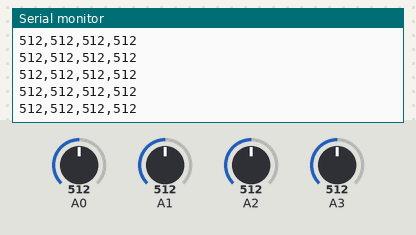
The sketch below on a simulated Arduino Uno, built with avr-gcc and run on an emulated ATmega328P. Shown: the last lines printed to the serial monitor. The test bench sets the inputs (shaded band); at power-on: A3 = 512, A0 = 512, A1 = 512, A2 = 512.

Above: at 2.7 s.
2.8 s: A3 set to 104
At 3.3 s:
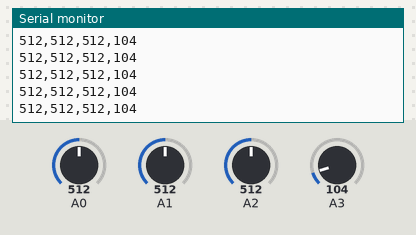
5.8 s: A3 set to 90
At 6.7 s:
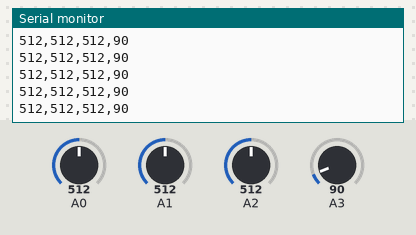
Timing chart, 0 to 8.8 s (numbered marks = the images above; inputs shaded):
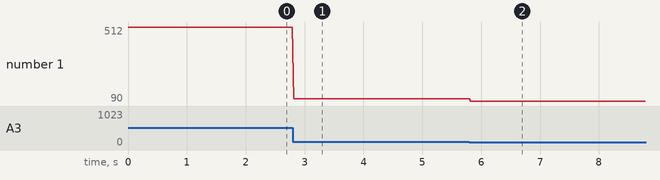

Measured:
- after the input at 2.8 s, the serial monitor: prints a new line at once (image 1)
- after the input at 5.8 s, the serial monitor: prints a new line at once (image 2)
- plotted number 1: 512 → 104 after the input at 2.8 s, 104 → 90 after the input at 5.8 s

The sketch:

IR_sensors.ino
```cpp
// Reads 4 IR sensors and send out data through Serial

// #include <Wire.h>

// IR value holders
int ir_1_val = 0;
int ir_2_val = 0;
int ir_3_val = 0;
int ir_4_val = 0;

// The setup routine runs once when you press reset:
void setup() {
  // Set up analog pins for input
  pinMode(A0, INPUT);
  pinMode(A2, INPUT);
  pinMode(A3, INPUT);
  pinMode(A4, INPUT);

  // Wire.begin(8);                // join i2c bus with address #8
  // Wire.onReceive(requestEvent); // register event

  // Initialize serial communication at 9600 bits per second:
  Serial.begin(9600);
}

void loop() {

  // Read the input on all analog pins
  ir_1_val = analogRead(A0);
  ir_2_val = analogRead(A1);
  ir_3_val = analogRead(A2);
  ir_4_val = analogRead(A3);

  Serial.print(ir_1_val);
  Serial.print(",");
  Serial.print(ir_2_val);
  Serial.print(",");
  Serial.print(ir_3_val);
  Serial.print(",");
  Serial.println(ir_4_val);
  delay(25);
}
```

SDP_Arduino.cpp
```cpp
#include <Arduino.h>
#include <Wire.h>


#define MotorBoardI2CAddress 4

void SDPsetup() {
  //Initial set up for arduino connected to the power board.
  pinMode(2,INPUT);
  pinMode(3,OUTPUT);
  pinMode(4,INPUT);
  pinMode(5,OUTPUT);
  pinMode(6,OUTPUT);
  pinMode(7,INPUT);
  pinMode(8,OUTPUT);
  pinMode(9,OUTPUT);
  pinMode(10,INPUT);
  pinMode(11,INPUT);
  pinMode(12,INPUT);
  pinMode(13,INPUT);
  pinMode(A0,INPUT);
  pinMode(A1,INPUT);
  pinMode(A2,INPUT);
  pinMode(A3,INPUT);
  digitalWrite(8,HIGH); //Pin 8 must be high to turn the radio on!
  Serial.begin(115200); // Serial rate the radio is configured to.
  Wire.begin(); //Makes arduino master of the I2C line.
}

void helloWorld() {
  Serial.println("hello world");
}

void motorForward(int motorNum, int motorPower) { //Makes Motor motorNum go forwards at a power of motorPower
  if (motorNum >= 0 and motorNum <= 5){
    if (motorPower < 0){ //Lowest power possible = 0.
      motorPower = 0;
    }
    if (motorPower > 100) {//Highest power possible = 100.
      motorPower = 100;
    }
    int motorMode = 2; //Mode 2 is Forward
    byte motor1 = motorNum<<5 | 24 | motorMode<<1 ;//Build Command Byte
    byte motor2 = int(motorPower * 2.55);
    uint8_t sender[2] = {motor1, motor2};
    Wire.beginTransmission(MotorBoardI2CAddress); //open I2C communation to Motor Board.
    Wire.write(sender,2);                    //send data.
    byte fred = Wire.endTransmission();		//end I2C communcation.
  }
}

void motorBackward(int motorNum, int motorPower) { //Makes Motor motorNum go backwards at a power of motorPower
  if (motorNum >= 0 and motorNum <= 5){
    if (motorPower < 0){
      motorPower = 0;//Lowest power possible = 0.
    }
    if (motorPower > 100) {
      motorPower = 100;//Highest power possible = 100.
    }
    int motorMode = 3; //Mode 3 is Backwards.
    byte motor1 = motorNum<<5 | 24 | motorMode<<1 ;//Build Command Byte
    byte motor2 = int(motorPower * 2.55); //Power Byte.
    uint8_t sender[2] = {motor1, motor2};
    Wire.beginTransmission(MotorBoardI2CAddress); //open I2C communation to Motor Board.
    Wire.write(sender,2);        	 // sends two byte
    byte fred = Wire.endTransmission();//end I2C communcation.

  }
}

void motorStop(int motorNum) { // stop motor motorNum
  if (motorNum >= 0 and motorNum <= 5){
    int motorMode = 0;				   //Mode 0, floats the motor.
    byte motor1 = motorNum<<5 | 16 | motorMode<<1; //Set up I2C byte to be send.
    uint8_t sender[1] = {motor1};
    Wire.beginTransmission(MotorBoardI2CAddress); //open I2C communation to Motor Board.
    Wire.write(sender,1);        	          // sends a byte
    byte fred = Wire.endTransmission();		  // close commucation.
  }
}

void motorAllStop() {
  //I2C command to stop all Motors.
  byte allStop = 1;				//Motor Board stops all motors if bit 0 is high.
  uint8_t sender[1] = {allStop};
  Wire.beginTransmission(MotorBoardI2CAddress); //open I2C communation to Motor Board.
  Wire.write(sender,1);        			// sends a byte
  byte fred = Wire.endTransmission();		//end I2C commucation.
}

void setPWMpin(int portNum, int power){ //PortNum is the Sensor port used, pwm is the power of the output (between 0-100)
  if (portNum >= 0 and portNum <= 3){
    if (power < 0){
      power = 0;
    }
    if (power > 100) {
      power = 100;
    }
    int pwm_value = int(power * 2.55); // PWM output is a value between 0-255 not 0-100.
    switch (portNum) {
    case 0:
      analogWrite(3,pwm_value);
      break;
    case 1:
      analogWrite(5,pwm_value);
      break;
    case 2:
      analogWrite(9,pwm_value);
      break;
    case 3:
      analogWrite(6,pwm_value);
      break;
    }
  }
}

int readAnalogSensorData(int portNum){	//PortNum is the Sensor port used
  if (portNum >= 0 and portNum <= 3){
    int sensorData = -1;
    switch (portNum) {
    case 0:
      sensorData = analogRead(A3);
      break;
    case 1:
      sensorData = analogRead(A2);
      break;
    case 2:
      sensorData = analogRead(A1);
      break;
    case 3:
      sensorData = analogRead(A0);
      break;
    }
    return sensorData;
  }
  else{
    return -2;
  }
}

int readDigitalSensorData(int portNum){ //PortNum is the Sensor port used
  if (portNum >= 0 and portNum <= 3){
    int sensorData = -1;
    switch (portNum) {
    case 0:
      sensorData = digitalRead(A3);
      break;
    case 1:
      sensorData = digitalRead(A2);
      break;
    case 2:
      sensorData = digitalRead(A1);
      break;
    case 3:
      sensorData = digitalRead(A0);
      break;
    }
    return sensorData;
  }
  else{
    return -2;
  }
}
```
